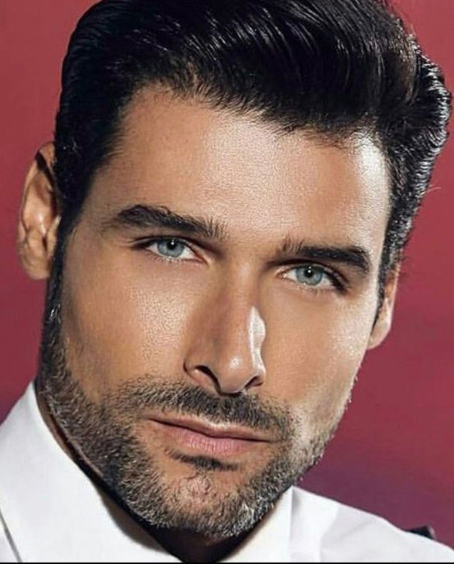
#> input picture backend/datasets/Humans/1 (1030).jpg, 908 x 1127 px, found by its file name (shown at 1/2 size); its folder holds 4 pictures in this run
$ python dataset_manager.py
#> lines starting #> are read from the running program, lines starting #| are printed output that depends on the picture
import os
import random
import cv2
import numpy as np

class DatasetManager:
    def __init__(self, dataset_path):
        """
        Initialize dataset manager

        Args:
        - dataset_path: Path to the dataset directory
        """
        # Validate dataset path
        if not os.path.exists(dataset_path):
            raise ValueError(f"Dataset path does not exist: {dataset_path}")

        self.dataset_path = dataset_path
        self.image_paths = self._get_image_paths()

    def _get_image_paths(self):
        """
        Collect all image paths in the dataset

        Returns:
        - List of full image paths
        """
        supported_extensions = ['.jpg', '.jpeg', '.png', '.bmp']
        image_paths = []

        try:
            for filename in os.listdir(self.dataset_path):
                file_path = os.path.join(self.dataset_path, filename)

                # Check if it's a file and has supported extension
                if (os.path.isfile(file_path) and
                    any(filename.lower().endswith(ext) for ext in supported_extensions)):
                    image_paths.append(file_path)

            # Sort paths for consistent ordering
            image_paths.sort()

            return image_paths

        except Exception as e:
            print(f"Error collecting image paths: {e}")
            return []

    def get_dataset_summary(self):
        """
        Generate dataset summary

        Returns:
        - Dictionary with dataset statistics
        """
        return {
            'total_images': len(self.image_paths),
            'image_paths': self.image_paths
        }

    def load_image(self, image_path, target_size=(224, 224)):
        """
        Load and preprocess a single image

        Args:
        - image_path: Path to the image file
        - target_size: Resize dimensions

        Returns:
        - Preprocessed image numpy array
        """
#> called with target_size = (224, 224)
        try:
            # Read image in BGR (OpenCV default)
            img = cv2.imread(image_path)
#> img is the input picture: shape (1127, 908, 3); mean B, G, R 94.1, 99, 132.9

            # Check if image is loaded successfully
            if img is None:
                print(f"Failed to load image: {image_path}")
                return None

            # Convert BGR to RGB (if needed for ML models)
            img_rgb = cv2.cvtColor(img, cv2.COLOR_BGR2RGB)

            # Resize image
            img_resized = cv2.resize(img_rgb, target_size)
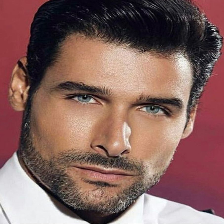
#> img_resized: shape (224, 224, 3); mean R, G, B 133.2, 99.3, 94.4

            # Normalize to 0-1 range
            img_normalized = img_resized / 255.0

            return img_normalized

        except Exception as e:
            print(f"Error processing {image_path}: {e}")
            return None

    def shuffle_dataset(self):
        """
        Randomly shuffle image paths

        Returns:
        - Shuffled list of image paths
        """
        random.shuffle(self.image_paths)
        return self.image_paths

    def split_dataset(self, train_ratio=0.8, shuffle=True):
        """
        Split dataset into training and validation sets

        Args:
        - train_ratio: Proportion of dataset for training
        - shuffle: Whether to shuffle before splitting

        Returns:
        - Dictionary with train and validation image paths
        """
        if shuffle:
            self.shuffle_dataset()

        total_images = len(self.image_paths)
        train_count = int(total_images * train_ratio)

        return {
            'train': self.image_paths[:train_count],
            'validation': self.image_paths[train_count:]
        }

    def filter_images(self, min_size=(100, 100)):
        """
        Filter images based on minimum size

        Args:
        - min_size: Minimum (width, height) for images

        Returns:
        - List of image paths meeting size criteria
        """
        filtered_paths = []
        for path in self.image_paths:
            try:
                img = cv2.imread(path)
                if (img.shape[1] >= min_size[0] and  # width
                    img.shape[0] >= min_size[1]):    # height
                    filtered_paths.append(path)
            except Exception as e:
                print(f"Error checking image {path}: {e}")

        return filtered_paths

# Example Usage
def main():
    # Path to your dataset
    dataset_path = r'D:\BE Final Year Project\forensic-sketch-matching\backend\datasets\Humans'

    try:
        # Initialize DatasetManager
        dataset_manager = DatasetManager(dataset_path)

        # Get dataset summary
        summary = dataset_manager.get_dataset_summary()
        print(f"Total Images: {summary['total_images']}")

        # Split dataset
        dataset_splits = dataset_manager.split_dataset()
        print(f"Training Images: {len(dataset_splits['train'])}")
        print(f"Validation Images: {len(dataset_splits['validation'])}")

        # Load and preprocess a sample image
        sample_image_path = dataset_splits['train'][0]
        processed_image = dataset_manager.load_image(sample_image_path)

        if processed_image is not None:
            print(f"Processed Image Shape: {processed_image.shape}")
#| Processed Image Shape: (224, 224, 3)

    except Exception as e:
        print(f"An error occurred: {e}")

if __name__ == "__main__":
    main()
